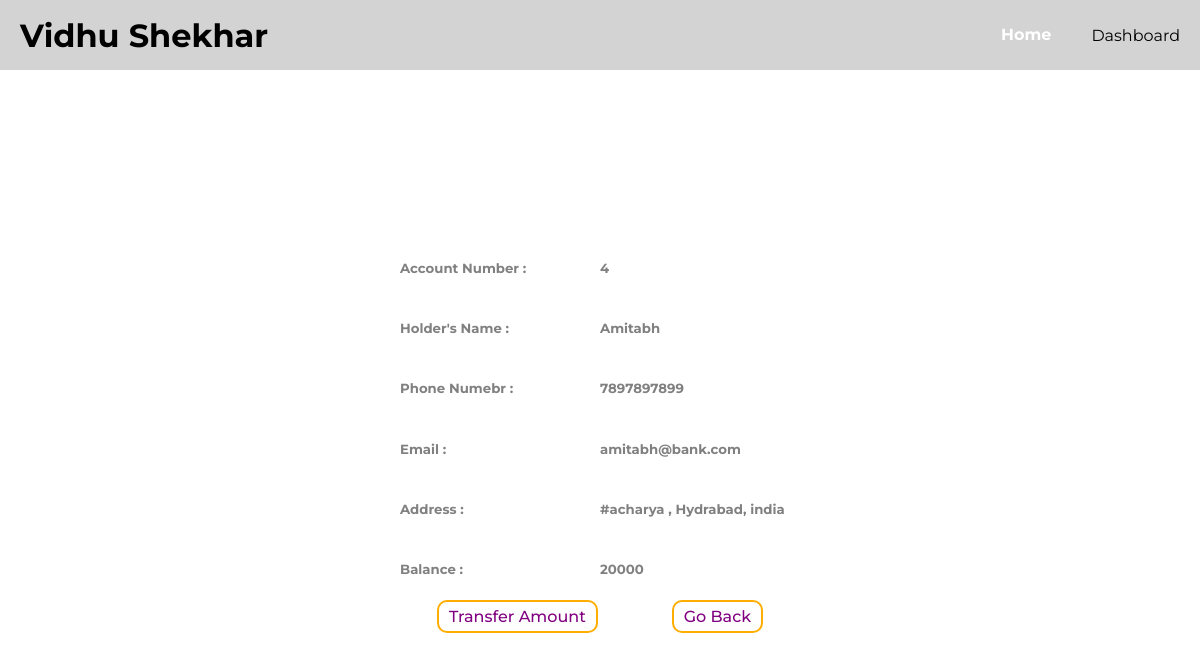
/viewCustomer.php?number=4, run on the app's committed database.
### tables this page shows
CREATE TABLE `customers` (
  `account_number` int(11) NOT NULL,
  `account_type` varchar(10) NOT NULL,
  `name` varchar(255) NOT NULL,
  `email` varchar(150) NOT NULL,
  `phno` bigint(20) NOT NULL,
  `address` text NOT NULL,
  `cur_balance` double NOT NULL
);

### viewCustomer.php (the view, shortened to what this page needs)
<?php
    include "./php/init.php";
    if(isset($_GET["number"])){
        $accno = intval($_GET["number"]);
        $res = mysqli_query($con, "SELECT * FROM customers WHERE account_number = $accno");
        if(mysqli_num_rows($res) != 1){
            echo "<script> alert('error finding your account') ; window.location = './allCustomers.php' </script>";
        }else{
        $rows = mysqli_fetch_assoc($res);
?>
<!DOCTYPE html>
<html lang="en">
<head>
    <link rel="stylesheet" href="./assets/css/main.css">
</head>
<body>
    <main>
       <div class="personal-info">
           <div class="row">
               <h5>Account Number :</h5>
               <h5><?php echo $rows["account_number"] ?></h5>
           </div>
           <div class="row">
               <h5>Holder's Name :</h5>
               <h5><?php echo $rows["name"] ?></h5>
           </div>
           <div class="row">
               <h5>Phone Numebr :</h5>
               <h5><?php echo $rows["phno"] ?></h5>
           </div>
           <div class="row">
               <h5>Email :</h5>
               <h5><?php echo $rows["email"] ?></h5>
           </div>
           <div class="row">
               <h5>Address :</h5>
               <h5><?php echo $rows["address"] ?></h5>
           </div>
           <div class="row">
               <h5>Balance :</h5>
               <h5><?php echo $rows["cur_balance"] ?></h5>
           </div>
           <div class="row">
               <a href="./transfer.php?number=<?php echo $rows['account_number'] ?>" class="transfet-page-btn">Transfer Amount</a>
               <a href="./allCustomers.php" class="transfet-page-btn">Go Back</a>
           </div>
       </div>
    </main>
</body>
</html>
<?php
        }
    }
?>

### assets/css/main.css (style rules this page uses)
body { margin: 0; padding: 0; background: url("../images/background.png"); background-repeat: no-repeat; background-position: center; background-size: cover; font-family: 'Montserrat', sans-serif; }
header { width: 100%; height: 70px; -webkit-box-sizing: border-box; box-sizing: border-box; display: -webkit-box; display: -ms-flexbox; display: flex; -webkit-box-pack: justify; -ms-flex-pack: justify; justify-content: space-between; -webkit-box-align: center; -ms-flex-align: center; align-items: center; background-color: rgba(184, 184, 184, 0.616); padding: 0 20px; }
header div { display: -webkit-box; display: -ms-flexbox; display: flex; -webkit-box-pack: center; -ms-flex-pack: center; justify-content: center; -webkit-box-align: center; -ms-flex-align: center; align-items: center; height: 70px; }
header div a { margin-right: 20px; height: 100%; line-height: 70px; padding: 0 20px; text-decoration: none; color: white; font-weight: 700; -webkit-box-sizing: border-box; box-sizing: border-box; }
main { width: 100%; min-height: calc(100vh - 70px); display: -webkit-box; display: -ms-flexbox; display: flex; -webkit-box-pack: center; -ms-flex-pack: center; justify-content: center; -webkit-box-align: center; -ms-flex-align: center; align-items: center; }
main .personal-info { min-width: 200px; max-width: 500px; color: gray; background: white; padding: 10px 20px; border-radius: 10px; }
main .personal-info .row { display: -webkit-box; display: -ms-flexbox; display: flex; }
main .personal-info .row h5 { min-width: 200px; }
main .personal-info .transfet-page-btn { text-decoration: none; color: purple; font-weight: 500; display: block; padding: 5px 10px; margin: 0 auto; text-align: center; border: 2px solid #ffae00; border-radius: 10px; -webkit-transition: .2s; transition: .2s; }

### data on the page
customers: account_number "4", name "Amitabh", phno "7897897899", email "amitabh@bank.com", address "#acharya , Hydrabad, india", cur_balance "20000"
